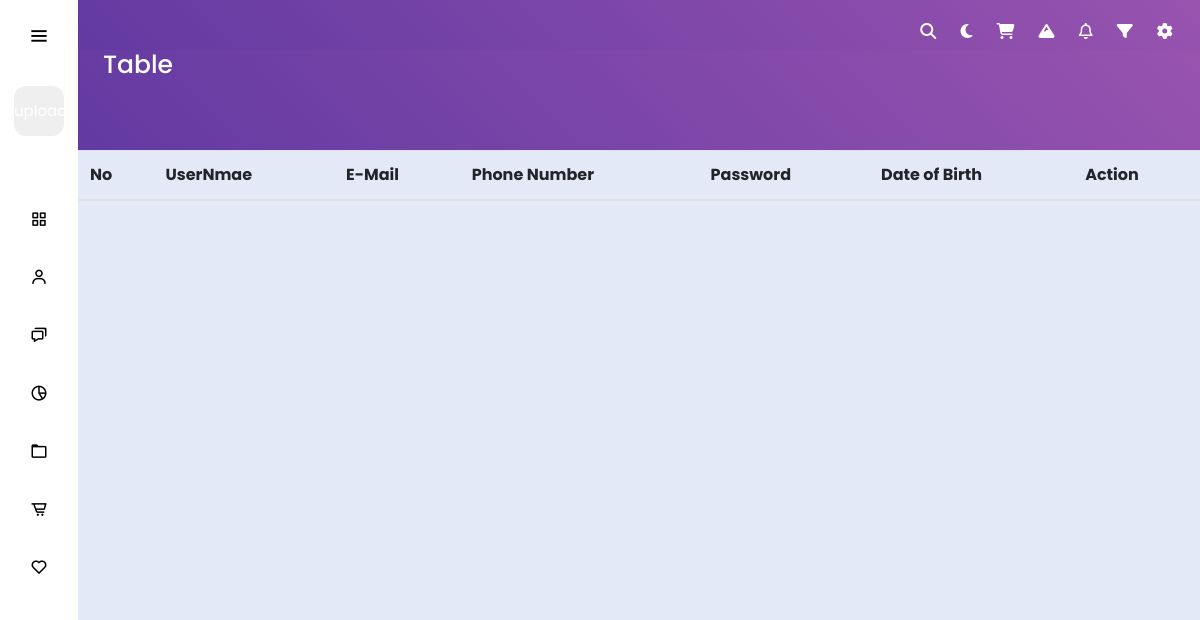
/table, run on an earlier commit of the app's database.
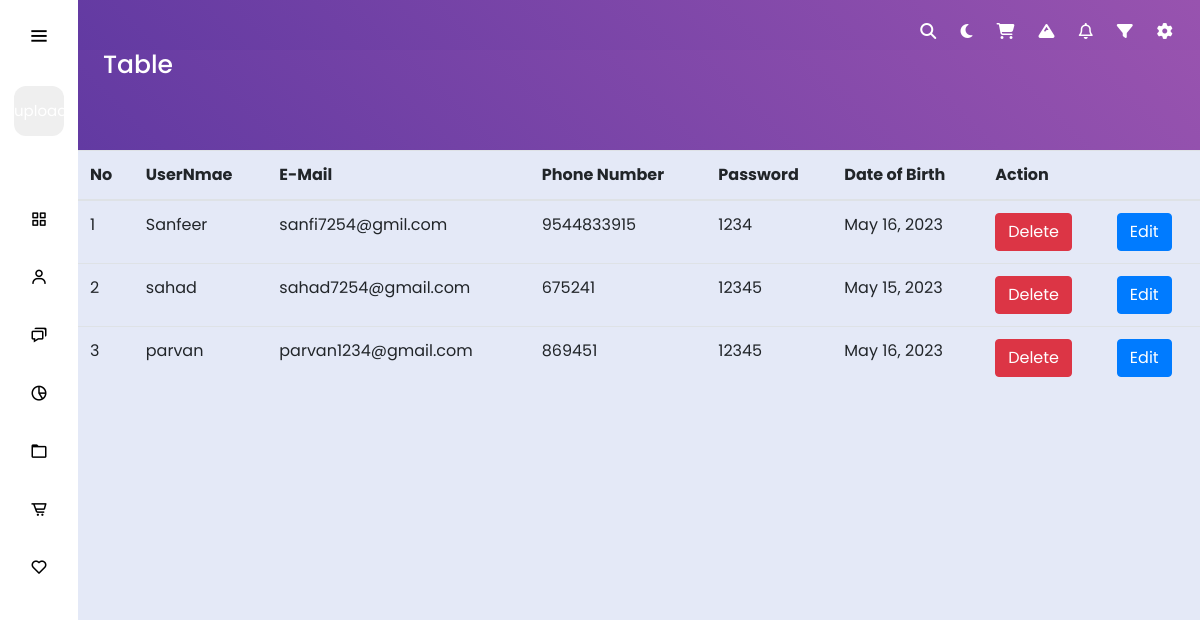
And on a later commit of the database.
### sprukoapp/models.py (models this page shows)
class UserDeatils(models.Model):
    username=models.CharField(max_length=250)
    passwords=models.CharField(max_length=20)
    email=models.EmailField()
    number=models.IntegerField()
    birth=models.DateField()

### sprukoapp/views.py (the view)
def table(request):
    userinput = UserDeatils.objects.all()
    return render(request,'table.html',{"userdata":userinput})

### sprukoapp/templates/table.html
{% extends "index.html" %}
{% load static %}
{% block css %}
  <link rel="stylesheet" href="table.css">
{% endblock css %}
{% block content %}
  <div class="text container-fluid dashdiv">
        <h2>Table</h2>
</div>
<div class="d-flex justify-content-center">
        <table class="table">
            <thead >
                <tr>
                    <th>No</th>
                    <th>UserNmae</th>
                    <th>E-Mail</th>
                    <th>Phone Number</th>
                    <th>Password</th>
                    <th>Date of Birth</th>
                    <th colspan="2">Action</th>
                </tr>
                <tbody>
                    {% for x  in userdata %}
                    <tr>
                        <td>{{x.id}}</td>
                        <td>{{x.username }}</td>
                        <td>{{x.email}}</td>
                        <td>{{x.number}}</td>
                        <td>{{x.passwords}}</td>
                        <td>{{x.birth}}</td>
                         <td><a href="{% url 'delete' x.id  %}" class="btn btn-danger">Delete</a></td>
                         <td><a href="{% url 'edit' x.id  %}" class="btn btn-primary">Edit</a></td>
                    </tr>
                    {% endfor %}
                </tbody>
            </thead>
        </table>
    </div>
{% endblock content %}

What changed in the data, as far as the page shows it:
added UserDeatils: id "1", username "Sanfeer", email "sanfi7254@gmil.com", number "9544833915", passwords "1234", birth "May 16, 2023"
added UserDeatils: id "2", username "sahad", email "sahad7254@gmail.com", number "675241", passwords "12345", birth "May 15, 2023"
added UserDeatils: id "3", username "parvan", email "parvan1234@gmail.com", number "869451", passwords "12345", birth "May 16, 2023"
